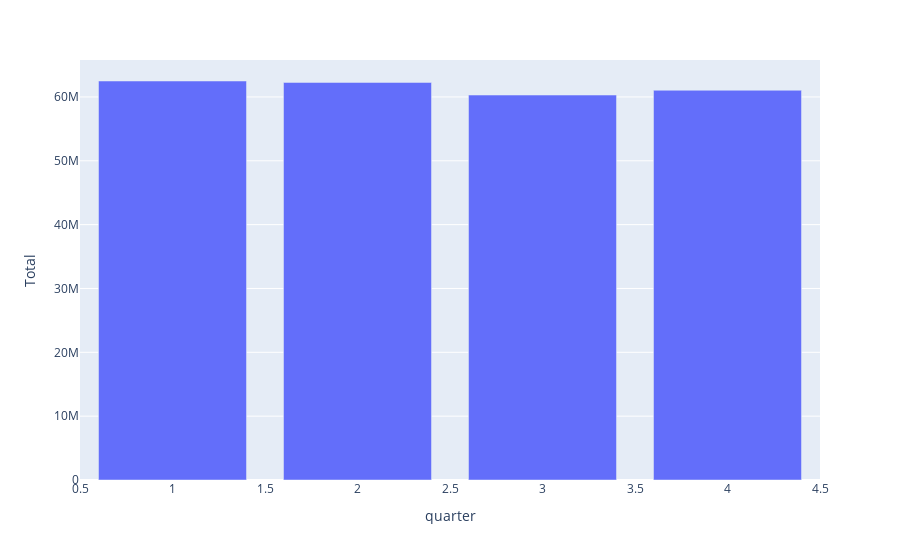

This figure's notebook cell:
### Code cell
px.bar(df2.groupby('quarter')['Total'].sum().reset_index(), x='quarter', y='Total')

### Figure 1 — Plotly figure (JSON) as saved in the notebook; plotly's stock layout.template omitted (floating-point values rounded to 4 significant figures)
{"data": [{"alignmentgroup": "True", "hovertemplate": "quarter=%{x}<br>Total=%{y}<extra></extra>", "legendgroup": "", "marker": {"color": "#636efa", "pattern": {"shape": ""}}, "name": "", "offsetgroup": "", "orientation": "v", "showlegend": false, "textposition": "auto", "type": "bar", "x": [1, 2, 3, 4], "xaxis": "x", "y": [62500515, 62276608, 60300961, 61052385], "yaxis": "y"}], "layout": {"barmode": "relative", "legend": {"tracegroupgap": 0}, "margin": {"t": 60}, "xaxis": {"anchor": "y", "domain": [0, 1], "title": {"text": "quarter"}}, "yaxis": {"anchor": "x", "domain": [0, 1], "title": {"text": "Total"}}}}
